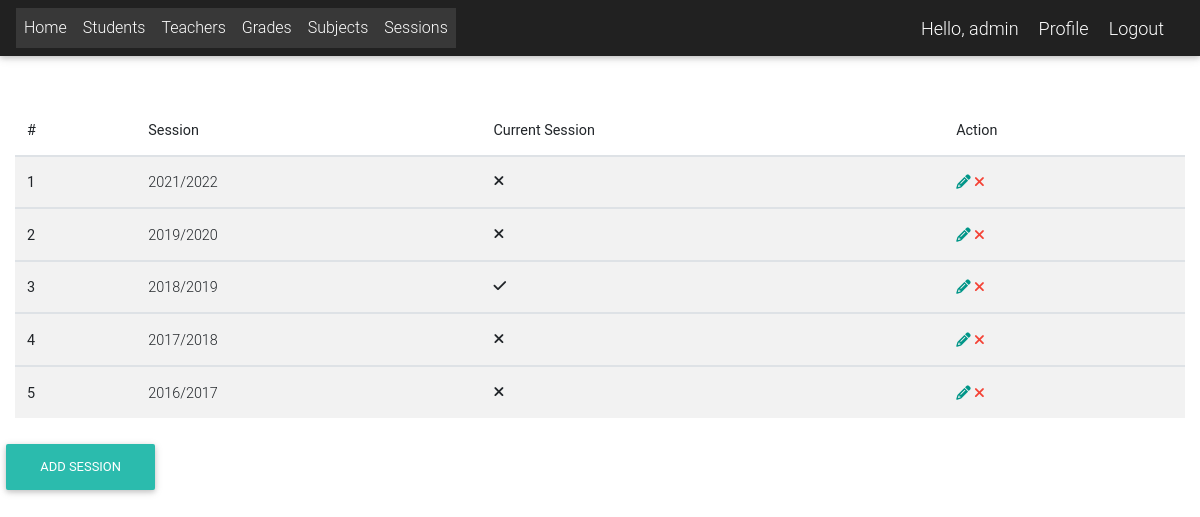
The app's page /session_list (signed in) with its own data.
### app/models.py (models this page shows, shortened)
class User(AbstractUser):
    is_student = models.BooleanField(default=False)
    is_teacher = models.BooleanField(default=False)
    is_director = models.BooleanField(default=False)
    phone = models.CharField(max_length=60, blank=True, null=True)
    address = models.CharField(max_length=60, blank=True, null=True)
    email = models.EmailField(blank=True, null=True)
    username_validator = ASCIIUsernameValidator()
    def get_full_name(self):
        full_name = self.username
        if self.first_name and self.last_name:
            full_name = self.last_name + " " + self.first_name
        return full_name

class Session(models.Model):  # academic year
    session = models.CharField(max_length=200, unique=True)
    is_current_session = models.BooleanField(default=False, blank=True, null=True)

### app/decorators.py (the view)
    def wrapped_func(request, *args, **kwargs):
        request = is_logged_in(request)
        resp = func(request, *args, **kwargs)
        return resp

### app/utils.py (called while the page is built)
def is_logged_in(request):
    if request.user.is_authenticated:
        return request
    raise PermissionDenied

### app/views.py (called while the page is built)
@login_required
@director_required
def session_list(request):
    sessions = Session.objects.all().order_by('-session')
    return render(request, 'sessions/session_list.html', {"sessions": sessions, })

### templates/sessions/session_list.html
{% extends 'Links.html' %}
{% block content %}
    <div class="container-fluid mt-5">
        <table class="table table-striped">
            <thead>
            <tr>
                <th scope="col">#</th>
                <th scope="col">Session</th>
                <th scope="col">Current Session</th>
                <th scope="col">Action</th>
            </tr>
            </thead>
            {% for session in sessions %}
                <tbody>
                <tr>
                    <th scope="row">{{ forloop.counter }}</th>
                    <td>{{ session.session }}</td>
                    <td>
                        {% if session.is_current_session %}
                            <i class="fa fa-check"></i>
                        {% else %}
                            <i class="fa fa-times"> </i>
                        {% endif %}
                    <td>
                        <a href="{% url 'session_edit' pk=session.pk %}" title="edit" class="teal-text"><i
                                class="fa fa-pencil"></i></a>
                        <a href="{% url 'session_delete' pk=session.pk %}" title="delete" class="red-text"><i
                                class="fa fa-times"></i></a>
                    </td>
                </tr>
                </tbody>
            {% endfor %}
        </table>
    </div>
    <h6 class="mb-2 mb-sm-0 pt-1"><a href="{% url 'session_add' %}" class="btn btn-default btn-rounded mb-4"> Add
        Session </a></h6>
{% endblock %}

### templates/navbar.html (shortened to what this page needs)
{% load static %}
<nav class="navbar navbar-expand-lg navbar-dark bg-dark">
    <div class="collapse navbar-collapse" id="navbarNav">
        {% if request.user.is_authenticated %}
            <ul class="navbar-nav">
                <li class="nav-item active">
                    <a class="nav-link" href="{% url 'home' %}">Home</a>
                </li>
                <li class="nav-item active">
                    <a class="nav-link" href="{% url 'student_list' %}">Students</a>
                </li>
                <li class="nav-item active">
                    <a class="nav-link" href="{% url 'teacher_list' %}">Teachers</a>
                </li>
                <li class="nav-item active">
                    <a class="nav-link" href="{% url 'grades_list' %}">Grades</a>
                </li>
                <li class="nav-item active">
                    <a class="nav-link" href="{% url 'subject_list' %}">Subjects</a>
                    {% if  request.user.is_superuser or request.user.is_director %}
                        </li>
                        <li class="nav-item active">
                        <a class="nav-link" href="{% url 'session_list' %}">Sessions</a>
                    {% endif %}
            </ul>
            </div>
            <span class="greet">Hello, {{ request.user.get_full_name }}</span>
            <span><a class="greet" href="{% url 'profile' %}">Profile</a></span>
            <span><a class="greet" href="{% url 'logout' %}">Logout</a></span>
        {% endif %}
</nav>

### templates/navbar.html (style rules this page uses)
.greet { font-size: 18px; color: #fff; margin-right: 20px; }

### records on screen
User: user.get_full_name "admin"
Session: session "2021/2022", is_current_session False (drawn)
Session: session "2019/2020", is_current_session False (drawn)
Session: session "2018/2019", is_current_session True (drawn)
Session: session "2017/2018", is_current_session False (drawn)
Session: session "2016/2017", is_current_session False (drawn)
